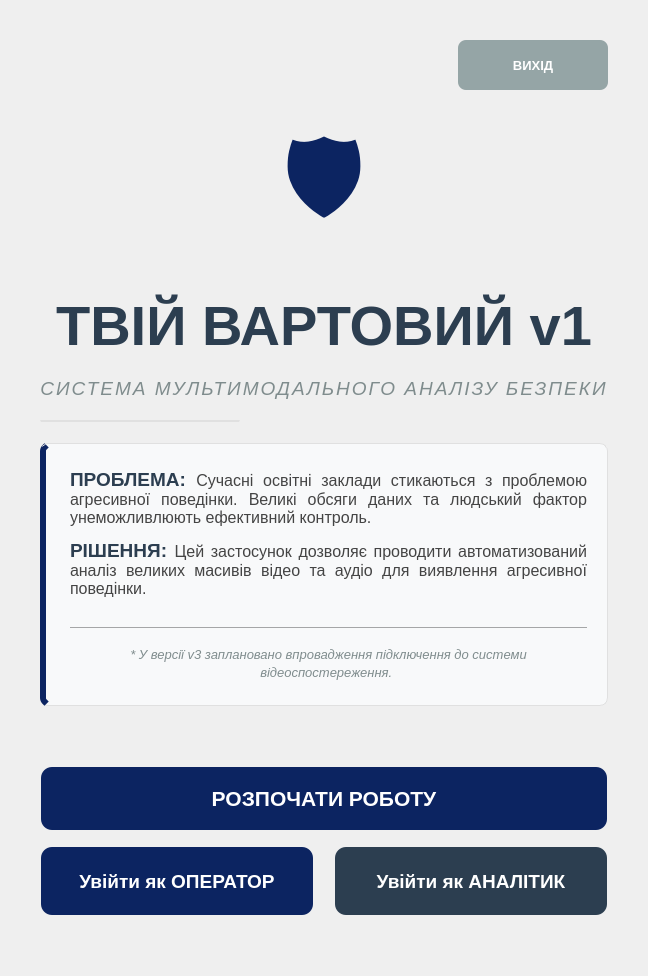
      <widget class="QWidget" name="page_welcome">
       <layout class="QVBoxLayout" name="layout_welcome">
        <property name="spacing">
         <number>20</number>
        </property>
        <property name="leftMargin">
         <number>40</number>
        </property>
        <property name="topMargin">
         <number>40</number>
        </property>
        <property name="rightMargin">
         <number>40</number>
        </property>
        <property name="bottomMargin">
         <number>40</number>
        </property>
        <item>
         <layout class="QHBoxLayout" name="layout_exit_right">
          <item>
           <spacer name="horizontalSpacer">
            <property name="orientation">
             <enum>Qt::Orientation::Horizontal</enum>
            </property>
            <property name="sizeHint" stdset="0">
             <size>
              <width>40</width>
              <height>20</height>
             </size>
            </property>
           </spacer>
          </item>
          <item>
           <widget class="QPushButton" name="btn_exit">
            <property name="sizePolicy">
             <sizepolicy hsizetype="Minimum" vsizetype="Minimum">
              <horstretch>0</horstretch>
              <verstretch>0</verstretch>
             </sizepolicy>
            </property>
            <property name="minimumSize">
             <size>
              <width>150</width>
              <height>50</height>
             </size>
            </property>
            <property name="maximumSize">
             <size>
              <width>200</width>
              <height>80</height>
             </size>
            </property>
            <property name="font">
             <font>
              <family>Arial</family>
              <pointsize>10</pointsize>
              <bold>true</bold>
             </font>
            </property>
            <property name="cursor">
             <cursorShape>PointingHandCursor</cursorShape>
            </property>
            <property name="styleSheet">
             <string>
                QPushButton { background-color: #95a5a6; color: white; border-radius: 8px; font-weight: bold; }
                QPushButton:hover { background-color: #c0392b; }
                QPushButton:pressed { background-color: #a93226; }
               </string>
            </property>
            <property name="text">
             <string>ВИХІД</string>
            </property>
           </widget>
          </item>
         </layout>
        </item>
        <item>
         <widget class="QLabel" name="lbl_logo_main">
          <property name="font">
           <font>
            <family>Arial</family>
            <pointsize>72</pointsize>
           </font>
          </property>
          <property name="styleSheet">
           <string>color: #0c2461;</string>
          </property>
          <property name="text">
           <string>🛡️</string>
          </property>
          <property name="alignment">
           <set>Qt::AlignmentFlag::AlignCenter</set>
          </property>
         </widget>
        </item>
        <item>
         <widget class="QLabel" name="lbl_title_main">
          <property name="font">
           <font>
            <family>Arial</family>
            <pointsize>42</pointsize>
            <bold>true</bold>
           </font>
          </property>
          <property name="styleSheet">
           <string>color: #2c3e50;</string>
          </property>
          <property name="text">
           <string>ТВІЙ ВАРТОВИЙ v1</string>
          </property>
          <property name="alignment">
           <set>Qt::AlignmentFlag::AlignCenter</set>
          </property>
         </widget>
        </item>
        <item>
         <widget class="QLabel" name="lbl_subtitle_main">
          <property name="font">
           <font>
            <family>Arial</family>
            <pointsize>14</pointsize>
            <italic>true</italic>
           </font>
          </property>
          <property name="styleSheet">
           <string>color: #7f8c8d; letter-spacing: 2px;</string>
          </property>
          <property name="text">
           <string>СИСТЕМА МУЛЬТИМОДАЛЬНОГО АНАЛІЗУ БЕЗПЕКИ</string>
          </property>
          <property name="alignment">
           <set>Qt::AlignmentFlag::AlignCenter</set>
          </property>
         </widget>
        </item>
        <item>
         <widget class="Line" name="line_main">
          <property name="maximumSize">
           <size>
            <width>200</width>
            <height>16777215</height>
           </size>
          </property>
          <property name="styleSheet">
           <string>background-color: transparent; border-top: 2px solid #e0e0e0;</string>
          </property>
          <property name="orientation">
           <enum>Qt::Orientation::Horizontal</enum>
          </property>
         </widget>
        </item>
        <item>
         <widget class="QLabel" name="lbl_description">
          <property name="font">
           <font>
            <family>Arial</family>
            <pointsize>12</pointsize>
           </font>
          </property>
          <property name="styleSheet">
           <string>
            QLabel {
                background-color: #f8f9fa; 
                color: #444444; 
                border: 1px solid #e0e0e0; 
                border-left: 6px solid #0c2461; /* Акцентна смуга */
                border-radius: 8px; 
                padding: 20px;
            }
           </string>
          </property>
          <property name="text">
           <string>&lt;html&gt;&lt;head/&gt;&lt;body&gt;
&lt;p align=&quot;justify&quot; style=&quot;margin-bottom:10px;&quot;&gt;
    &lt;span style=&quot; font-size:14pt; font-weight:600; color:#2c3e50;&quot;&gt;ПРОБЛЕМА: &lt;/span&gt;
    &lt;span style=&quot; font-size:12pt;&quot;&gt;Сучасні освітні заклади стикаються з проблемою агресивної поведінки. Великі обсяги даних та людський фактор унеможливлюють ефективний контроль.&lt;/span&gt;
&lt;/p&gt;
&lt;p align=&quot;justify&quot; style=&quot;margin-bottom:20px;&quot;&gt;
    &lt;span style=&quot; font-size:14pt; font-weight:600; color:#2c3e50;&quot;&gt;РІШЕННЯ: &lt;/span&gt;
    &lt;span style=&quot; font-size:12pt;&quot;&gt;Цей застосунок дозволяє проводити автоматизований аналіз великих масивів відео та аудіо для виявлення агресивної поведінки.&lt;/span&gt;
&lt;/p&gt;
&lt;hr /&gt;
&lt;p align=&quot;center&quot; style=&quot;margin-top:10px;&quot;&gt;
    &lt;span style=&quot; font-size:10pt; font-style:italic; color:#7f8c8d;&quot;&gt;* У версії v3 заплановано впровадження підключення до системи відеоспостереження.&lt;/span&gt;
&lt;/p&gt;
&lt;/body&gt;&lt;/html&gt;</string>
          </property>
          <property name="alignment">
           <set>Qt::AlignmentFlag::AlignLeading|Qt::AlignmentFlag::AlignLeft|Qt::AlignmentFlag::AlignTop</set>
          </property>
          <property name="wordWrap">
           <bool>true</bool>
          </property>
         </widget>
        </item>
        <item>
         <spacer name="vs_welcome_2">
          <property name="orientation">
           <enum>Qt::Orientation::Vertical</enum>
          </property>
          <property name="sizeHint" stdset="0">
           <size>
            <width>20</width>
            <height>40</height>
           </size>
          </property>
         </spacer>
        </item>
        <item>
         <layout class="QVBoxLayout" name="layout_interactive_area">
          <property name="spacing">
           <number>15</number>
          </property>
          <item>
           <widget class="QPushButton" name="btn_welcome_start">
            <property name="minimumSize">
             <size>
              <width>350</width>
              <height>65</height>
             </size>
            </property>
            <property name="font">
             <font>
              <family>Arial</family>
              <pointsize>16</pointsize>
              <bold>true</bold>
             </font>
            </property>
            <property name="cursor">
             <cursorShape>PointingHandCursor</cursorShape>
            </property>
            <property name="styleSheet">
             <string>
               QPushButton { background-color: #0c2461; color: white; border-radius: 12px; font-weight: bold; border: 2px solid transparent; }
               QPushButton:hover { background-color: #1e3799; }
               QPushButton:pressed { background-color: #0a1a3c; }
              </string>
            </property>
            <property name="text">
             <string>РОЗПОЧАТИ РОБОТУ</string>
            </property>
           </widget>
          </item>
          <item>
           <widget class="QFrame" name="frame_roles_select">
            <property name="styleSheet">
             <string>background: transparent;</string>
            </property>
            <layout class="QHBoxLayout" name="layout_roles_btns">
             <property name="spacing">
              <number>20</number>
             </property>
             <property name="leftMargin">
              <number>0</number>
             </property>
             <property name="topMargin">
              <number>0</number>
             </property>
             <property name="rightMargin">
              <number>0</number>
             </property>
             <property name="bottomMargin">
              <number>0</number>
             </property>
             <item>
              <widget class="QPushButton" name="btn_login_operator">
               <property name="minimumSize">
                <size>
                 <width>0</width>
                 <height>70</height>
                </size>
               </property>
               <property name="font">
                <font>
                 <family>Arial</family>
                 <pointsize>14</pointsize>
                 <bold>true</bold>
                </font>
               </property>
               <property name="cursor">
                <cursorShape>PointingHandCursor</cursorShape>
               </property>
               <property name="styleSheet">
                <string>
                  QPushButton { 
                      background-color: #0c2461; /* Темно-синій, як у кнопки Старт */
                      color: white; 
                      border-radius: 12px; 
                      font-weight: bold; 
                      border: 2px solid transparent;
                  }
                  QPushButton:hover { background-color: #1e3799; }
                  QPushButton:pressed { background-color: #0a1a3c; }
                 </string>
               </property>
               <property name="text">
                <string>Увійти як ОПЕРАТОР</string>
               </property>
              </widget>
             </item>
             <item>
              <widget class="QPushButton" name="btn_login_analyst">
               <property name="minimumSize">
                <size>
                 <width>0</width>
                 <height>70</height>
                </size>
               </property>
               <property name="font">
                <font>
                 <family>Arial</family>
                 <pointsize>14</pointsize>
                 <bold>true</bold>
                </font>
               </property>
               <property name="cursor">
                <cursorShape>PointingHandCursor</cursorShape>
               </property>
               <property name="styleSheet">
                <string>
                  QPushButton { 
                      background-color: #2c3e50; /* Темно-сірий для контрасту */
                      color: white; 
                      border-radius: 12px; 
                      font-weight: bold; 
                      border: 2px solid transparent;
                  }
                  QPushButton:hover { background-color: #34495e; }
                  QPushButton:pressed { background-color: #1a252f; }
                 </string>
               </property>
               <property name="text">
                <string>Увійти як АНАЛІТИК</string>
               </property>
              </widget>
             </item>
            </layout>
           </widget>
          </item>
         </layout>
        </item>
        <item>
         <spacer name="vs_exit_spacer">
          <property name="orientation">
           <enum>Qt::Orientation::Vertical</enum>
          </property>
          <property name="sizeHint" stdset="0">
           <size>
            <width>20</width>
            <height>20</height>
           </size>
          </property>
         </spacer>
        </item>
       </layout>
      </widget>
